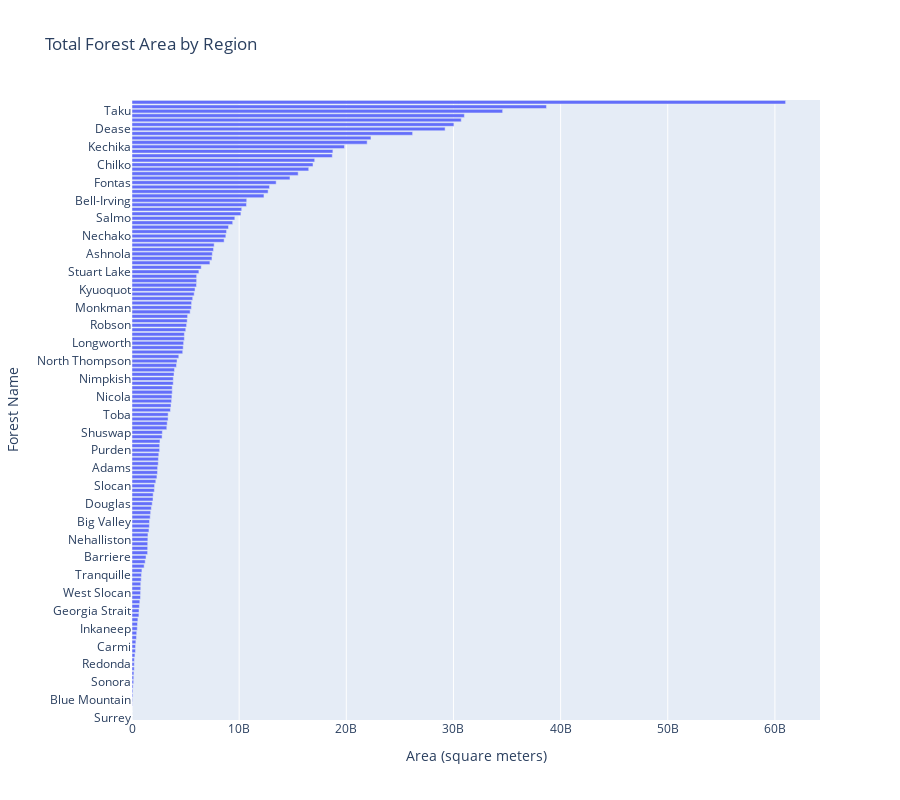

Notebook source saved alongside this figure:
### Code cell
# Aggregate forest areas by region
region_area_df = region_area.reset_index()

# Create the initial bar plot figure with reversed order
bar_fig = px.bar(
    region_area_df,
    x='Forest_Area',
    y='Forest_Name',
    orientation='h',
    title='Total Forest Area by Region',
    labels={'Forest_Name': 'Forest Name', 'Forest_Area': 'Area (square meters)'}
)
bar_fig.update_layout(xaxis_title="Area (square meters)", yaxis_title="Forest Name", height=800)

### Figure 1 — Plotly figure (JSON) as saved in the notebook; plotly's stock layout.template omitted (floating-point values rounded to 4 significant figures; data arrays with more than 128 entries replaced by an {"elided": "..."} marker saying what was removed)
{"data": [{"alignmentgroup": "True", "hovertemplate": "Area (square meters)=%{x}<br>Forest Name=%{y}<extra></extra>", "legendgroup": "", "marker": {"color": "#636efa", "pattern": {"shape": ""}}, "name": "", "offsetgroup": "", "orientation": "h", "showlegend": false, "textposition": "auto", "type": "bar", "x": {"elided": "139 float values"}, "xaxis": "x", "y": {"elided": "139 str values"}, "yaxis": "y"}], "layout": {"barmode": "relative", "height": 800, "legend": {"tracegroupgap": 0}, "title": {"text": "Total Forest Area by Region"}, "xaxis": {"anchor": "y", "domain": [0, 1], "title": {"text": "Area (square meters)"}}, "yaxis": {"anchor": "x", "domain": [0, 1], "title": {"text": "Forest Name"}}}}
